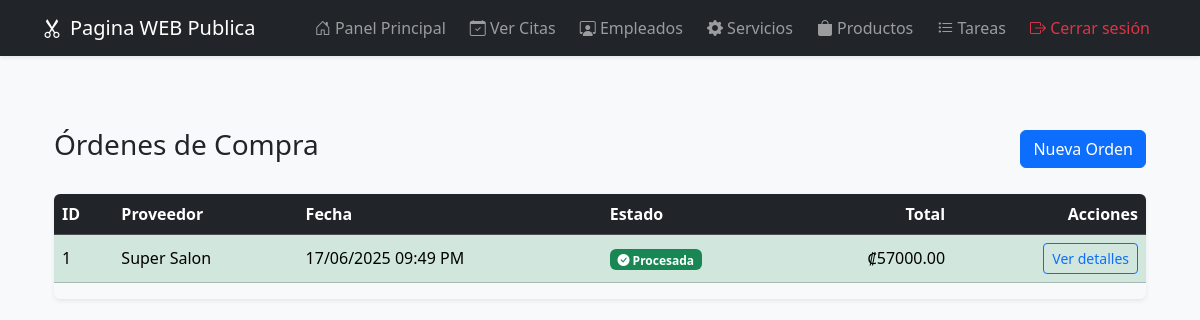
Page /ordenes (signed in) on the earlier database version.
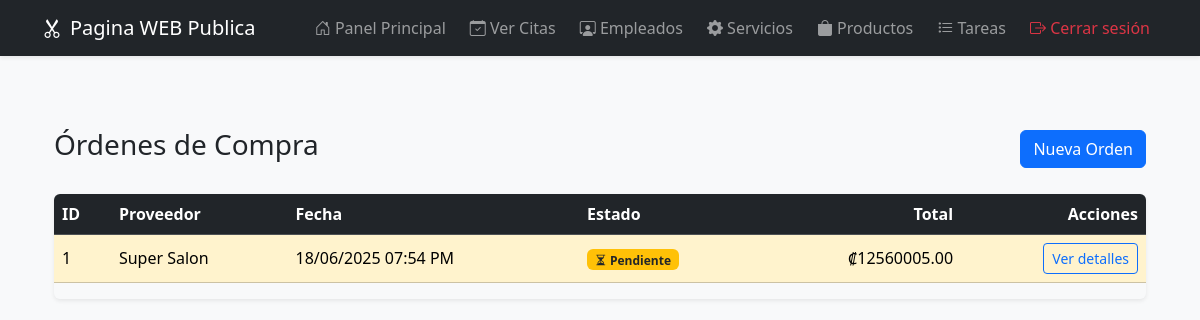
Same page on the later database version.
### models.py (models this page shows)
class OrdenCompra(db.Model):
    __tablename__ = 'ordenes_compra'
    id = db.Column(db.Integer, primary_key=True)
    proveedor_id = db.Column(db.Integer, db.ForeignKey('proveedores.id'), nullable=False)
    fecha_creacion = db.Column(db.DateTime, default=datetime.utcnow, nullable=False)
    estado = db.Column(db.String(50), default='pendiente')
    total = db.Column(db.Float, default=0.0)
    proveedor = db.relationship('Proveedor', backref='ordenes', lazy=True)
    detalles = db.relationship('DetalleOrdenCompra', backref='orden', lazy=True, cascade='all, delete-orphan')

class Proveedor(db.Model):
    __tablename__ = 'proveedores'  # <-- esto es clave
    id = db.Column(db.Integer, primary_key=True)
    nombre = db.Column(db.String(100), nullable=False)
    contacto = db.Column(db.String(100))
    telefono = db.Column(db.String(20))
    email = db.Column(db.String(100))
    direccion = db.Column(db.String(200))

### main.py (the view)
@app.route('/ordenes')
@login_required
def listar_ordenes():
    ordenes = OrdenCompra.query.order_by(OrdenCompra.fecha_creacion.desc()).all()
    return render_template('/admin/ordenes.html', ordenes=ordenes)

### main.py (called while the page is built)
def login_required(f):
    @wraps(f)
    def decorated(*args, **kwargs):
        if not session.get('logged_in'):
            return redirect(url_for('login'))
        return f(*args, **kwargs)
    return decorated

### templates/admin/ordenes.html
{% extends 'admin/layout.html' %}
{% block content %}
<div class="container my-5">
  <div class="d-flex justify-content-between align-items-center mb-4">
    <h1 class="h3">Órdenes de Compra</h1>
    <a href="{{ url_for('nueva_orden') }}" class="btn btn-primary">Nueva Orden</a>
  </div>
  <div class="table-responsive shadow-sm rounded">
    <table class="table align-middle">
      <thead class="table-dark">
        <tr>
          <th>ID</th>
          <th>Proveedor</th>
          <th>Fecha</th>
          <th>Estado</th>
          <th class="text-end">Total</th>
          <th class="text-end">Acciones</th>
        </tr>
      </thead>
      <tbody>
        {% for orden in ordenes %}
          <tr
            {% if orden.estado == 'pendiente' %}
              class="table-warning"
            {% elif orden.estado == 'procesada' %}
              class="table-success"
            {% elif orden.estado == 'cancelada' %}
              class="table-danger"
            {% endif %}
          >
            <td>{{ orden.id }}</td>
            <td>{{ orden.proveedor.nombre }}</td>
            <td>{{ orden.fecha_creacion.strftime('%d/%m/%Y %I:%M %p') }}</td>
            <td>
              {% if orden.estado == 'pendiente' %}
                <span class="badge bg-warning text-dark"><i class="bi bi-hourglass-split"></i> Pendiente</span>
              {% elif orden.estado == 'procesada' %}
                <span class="badge bg-success"><i class="bi bi-check-circle-fill"></i> Procesada</span>
              {% elif orden.estado == 'cancelada' %}
                <span class="badge bg-danger"><i class="bi bi-x-circle-fill"></i> Cancelada</span>
              {% else %}
                <span class="badge bg-secondary">{{ orden.estado|capitalize }}</span>
              {% endif %}
            </td>
            <td class="text-end">₡{{ "%.2f"|format(orden.total) }}</td>
            <td class="text-end">
              <a href="{{ url_for('detalle_orden', id=orden.id) }}" class="btn btn-sm btn-outline-primary">
                Ver detalles
              </a>
            </td>
          </tr>
        {% else %}
          <tr>
            <td colspan="6" class="text-center">No hay órdenes registradas.</td>
          </tr>
        {% endfor %}
      </tbody>
    </table>
  </div>
</div>
<link rel="stylesheet" href="https://cdn.jsdelivr.net/npm/bootstrap-icons@1.10.5/font/bootstrap-icons.css">
{% endblock %}

Differences in the rows shown:
changed OrdenCompra "Super Salon": fecha_creacion "17/06/2025 09:49 PM" → "18/06/2025 07:54 PM"; total "57000.00" → "12560005.00"; estado "Procesada" → "Pendiente"
